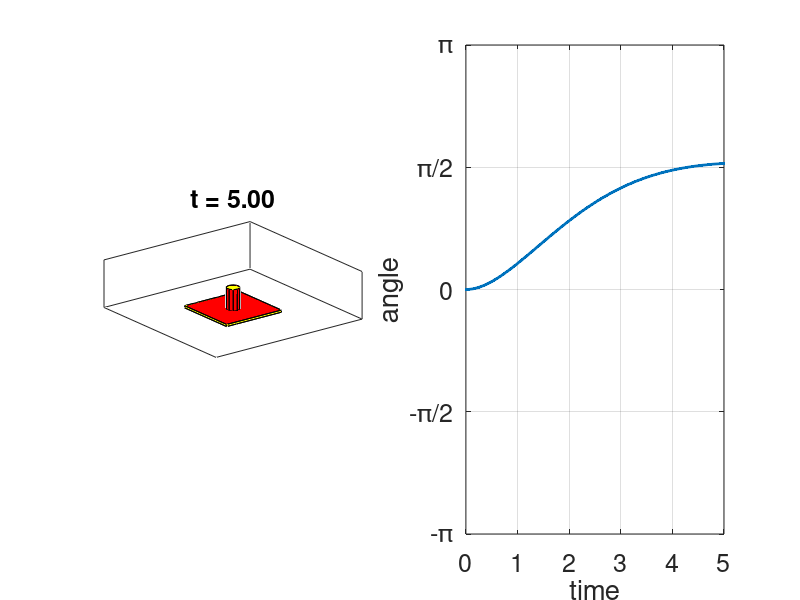

This figure's MATLAB source:
function hw4prob02

% %%
%
% YOUR CODE HE RE TO COMPUTE t AND y(t)
%
%   I suggest defining an array of times from 0 to 5 that are spaced no
%   more than 1e-2 apart. by Steve Macenski

A = [0 1;0 -.2];
B = [0;.2];
C = [1 0];

Q = [100 0; 0 1];
R = [10];
r = pi/2;

K = lqr(A,B,Q,R);
Kref = -1/(C*inv((A-B*K))*B)
%
t = 0:1e-2:5;
for i = 1:length(t)
     y(:,i) = C*inv(A-B*K)*(expm((A-B*K)*t(i)))*B*Kref*r         -     C*inv(A-B*K)*B*Kref*r;;
end

% %%

% VISUALIZE THE RESULTS
visualize(y,t);

function visualize(y,t) %by Professor Bretl
iCur = 1;
fig = UpdateRobot([],y,t,iCur);
pause;
tic
while (toc<max(t))
    iNext = find(toc>t,1,'last');
    if (~isempty(iNext)&&(iNext>iCur))
        iCur = iNext;
        fig = UpdateRobot(fig,y,t,iCur);
    end
end
fig = UpdateRobot(fig,y,t,length(t));


function fig = UpdateRobot(fig,y,t,icur)
if (isempty(fig))
    % Create figure
    clf;
    fig.leftaxes = subplot(1,2,1);
    set(gcf,'renderer','opengl');
    axis equal;
    axis(1*[-1 1 -1 1 -0.05 0.5]);
    axis manual;
    hold on;
    view([90-37.5,20]);
    % Make axes pretty
    set(gca,'xtick',[],'ytick',[],'ztick',[]);
    box on;
    set(gca,'projection','perspective');
    % Create robot
    [p,f,c] = makebox(1,0.25,0.1,[0.25;0;0.175]);
    fig.obj(1) = MakeObj(p,f,c);
    [p,f,c] = makebox(0.1,0.35,0.2,[0.8;0;0.175]);
    fig.obj(end+1) = MakeObj(p,f,c);
    [p,f,c] = makebox(0.1,0.05,0.15,[0.9;0.075;0.175]);
    fig.obj(end+1) = MakeObj(p,f,c);
    [p,f,c] = makebox(0.1,0.05,0.15,[0.9;-0.075;0.175]);
    fig.obj(end+1) = MakeObj(p,f,c);
    [p,f,c] = makecylinder(0.075,0.25,[0;0;.125]);
    fig.obj(end+1) = MakeObj(p,f,c);
    [p,f,c] = makebox(0.75,0.75,0.025,[0;0;0]);
    fig.obj(end+1) = MakeObj(p,f,c);
    fig.nobj = 4;
    fig.title = title(sprintf('t = %.2f',t(icur)),'fontsize',18);
    fig.rightaxes = subplot(1,2,2);
    axis([t(1) t(end) -pi pi]);
    axis manual;
    hold on;
    set(gca,'fontsize',18);
    box on;
    xlabel('time');
    ylabel('angle');
    set(gca,'xtick',0:1:t(end));
    set(gca,'ytick',[-pi -pi/2 0 pi/2 pi]);
    set(gca,'yticklabel',{'-\pi','-\pi/2','0','\pi/2','\pi'});
    fig.output = plot(t(1:icur),y(1:icur),'linewidth',2);
    grid on;
end
R = rotZ(y(icur));
for i=1:fig.nobj
    p0 = R*fig.obj(i).p;
    set(fig.obj(i).h,'vertices',p0');
    set(fig.output,'xdata',t(1:icur),'ydata',y(1:icur));
end
% axes(fig.leftaxes);
set(fig.title,'string',sprintf('t = %.2f',t(icur)));
drawnow;

function R = rotX(h)
R = [1 0 0; 0 cos(h) -sin(h); 0 sin(h) cos(h)];

function R = rotY(h)
R = [cos(h) 0 sin(h); 0 1 0; -sin(h) 0 cos(h)];

function R = rotZ(h)
R = [cos(h) -sin(h) 0; sin(h) cos(h) 0; 0 0 1];

function obj = MakeObj(p,f,c)
obj.p = p;
obj.f = f;
obj.c = c;
obj.h = patch('Vertices',p','Faces',f,'CData',c,'FaceColor','flat');

function [verts,faces,colors] = makebox(x,y,z,delta)
verts = [0 x x 0 0 x x 0; 0 0 0 0 y y y y; 0 0 z z 0 0 z z];
verts(1,:) = verts(1,:)-(x/2);
verts(2,:) = verts(2,:)-(y/2);
verts(3,:) = verts(3,:)-(z/2);
verts = verts + repmat(delta,1,size(verts,2));
faces = [1 2 3 4; 2 6 7 3; 6 5 8 7; 5 1 4 8; 4 3 7 8; 5 6 2 1];
colors(:,:,1) = 1*ones(1,size(faces,1));
colors(:,:,2) = 1*ones(1,size(faces,1));
colors(:,:,3) = 0*ones(1,size(faces,1));
colors(1,5,1) = 1;
colors(1,5,2) = 0;
colors(1,5,3) = 0;

function [verts,faces,colors] = makecylinder(radius,height,delta)
[x,y,z] = cylinder(radius,10);
x = x(:)';  y = y(:)'; 
z(1,:) = -height/2; z(2,:)= height/2; z = z(:)';
nverts = length(x);
nfaces = (length(x)-2) / 2;
verts = [x; y; z];
verts = verts + repmat(delta,1,size(verts,2));
faces = nan(nfaces,nverts/2);
faces(:,1) = 1:2:nverts-2; 
faces(:,2) = 3:2:nverts; 
faces(:,3) = 4:2:nverts; 
faces(:,4) = 2:2:nverts-2;
faces(end+1,:) = 1:2:nverts; 
faces(end+1,:) = 2:2:nverts;
nfaces = nfaces + 2;
colors = zeros(1,nfaces,3);
colors(:,:,1) = 1;
colors(:,end,2) = 1;
colors(:,end-1,1) = 0.5;
